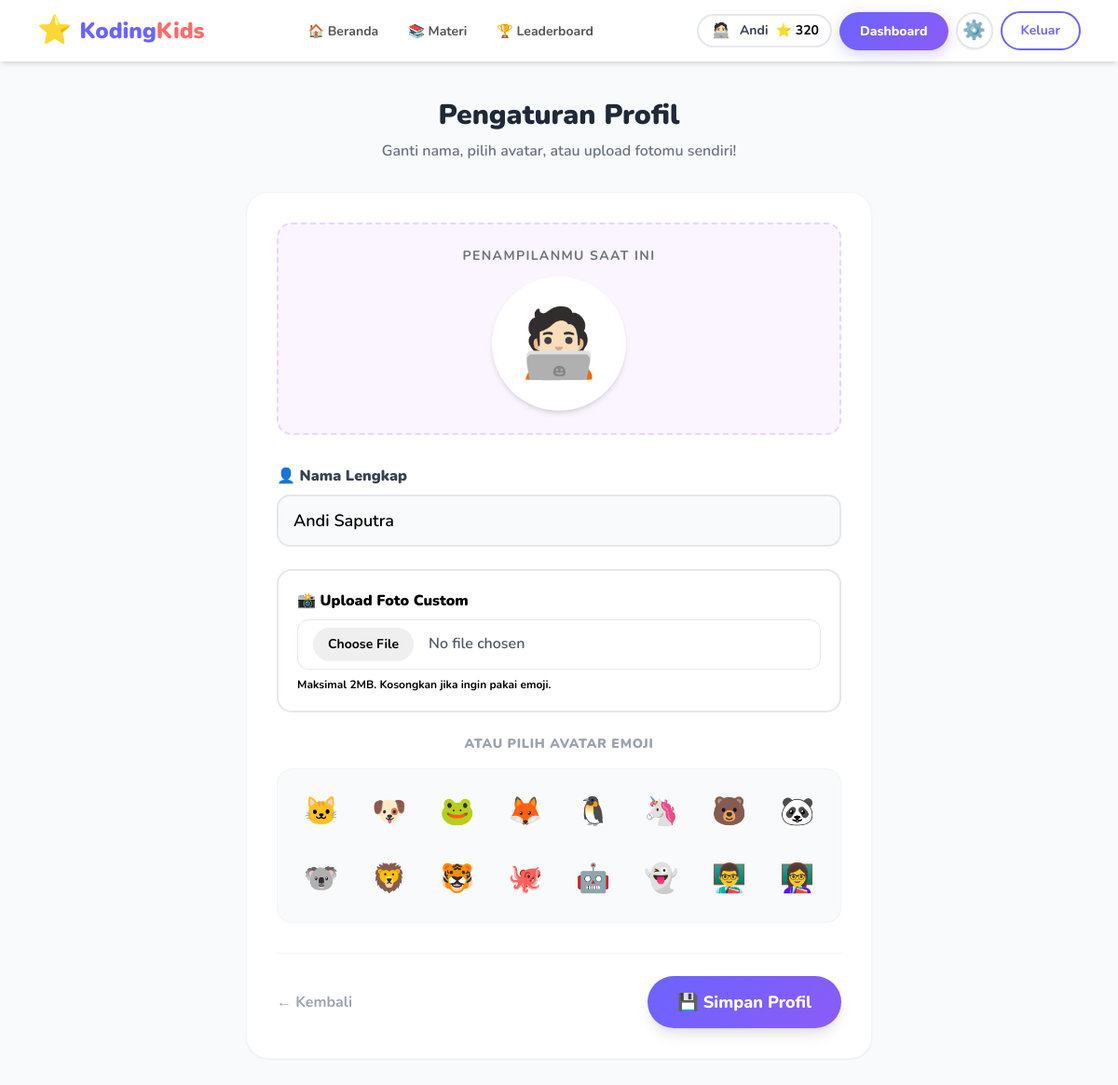
Screenshot of /pages/profile.php (signed in) with the database file from the repository.
### tables this page shows
CREATE TABLE IF NOT EXISTS `users` (
    `id` INT UNSIGNED AUTO_INCREMENT PRIMARY KEY,
    `nama` VARCHAR(100) NOT NULL,
    `username` VARCHAR(50) NOT NULL UNIQUE,
    `email` VARCHAR(100) NOT NULL UNIQUE,
    `password` VARCHAR(255) NOT NULL,
    `avatar` LONGTEXT NOT NULL DEFAULT '🐱',
    `role` ENUM('siswa', 'guru', 'admin') NOT NULL DEFAULT 'siswa',
    `poin` INT NOT NULL DEFAULT 0,
    `created_at` TIMESTAMP NOT NULL DEFAULT CURRENT_TIMESTAMP
);

### config/db.php (called while the page is built, shortened)
<?php
function isLoggedIn() {
    return isset($_SESSION['user_id']);
}
function renderAvatar($avatar, $size = '1em', $fit = 'cover') {
    return $avatar;
}
?>

### pages/profile.php (the view, shortened to what this page needs)
<?php
require_once '../includes/header.php';
$uid = $_SESSION['user_id'];
$avatars = ['🐱','🐶','🐸','🦊','🐧','🦄','🐻','🐼','🐨','🦁','🐯','🐙','🤖','👻','👨‍🏫','👩‍🏫'];
$stmt = $conn->prepare("SELECT * FROM users WHERE id = ?");
$stmt->bind_param("i", $uid);
$stmt->execute();
$user = $stmt->get_result()->fetch_assoc();
?>
<div class="min-h-screen bg-gray-50 py-10 px-4">
    <div class="max-w-2xl mx-auto">
        <div class="text-center mb-8">
            <h1 class="text-3xl font-black text-gray-800">Pengaturan Profil</h1>
            <p class="text-gray-500 font-semibold mt-2">Ganti nama, pilih avatar, atau upload fotomu sendiri!</p>
        </div>
        <div class="bg-white rounded-3xl shadow-sm border border-gray-100 p-8">
            <div class="flex flex-col items-center justify-center mb-8 bg-purple-50 py-6 rounded-2xl border-2 border-dashed border-purple-200">
                <span class="text-gray-500 font-bold mb-3 text-sm uppercase tracking-widest">Penampilanmu Saat Ini</span>
                <div class="text-7xl bg-white rounded-full shadow-md flex items-center justify-center w-36 h-36 overflow-hidden">
                    <?= renderAvatar($user['avatar'], '100%', 'contain') ?>
                </div>
            </div>
            <form method="POST" enctype="multipart/form-data">
                <div class="mb-6">
                    <label class="block font-black text-gray-700 mb-2">👤 Nama Lengkap</label>
                    <input type="text" name="nama" value="<?= htmlspecialchars($user['nama']) ?>" class="form-input text-lg bg-gray-50" required>
                </div>
                <div class="mb-6 p-5 border-2 border-blue-100 bg-blue-50/30 rounded-2xl">
                    <label class="block font-black text-blue-800 mb-2">📸 Upload Foto Custom</label>
                    <input type="file" name="foto_custom" accept="image/png, image/jpeg, image/gif" class="w-full bg-white border border-blue-200 rounded-xl px-4 py-2 font-semibold text-gray-600 file:mr-4 file:py-2 file:px-4 file:rounded-full file:border-0 file:text-sm file:font-bold file:bg-blue-100 file:text-blue-700 hover:file:bg-blue-200 cursor-pointer">
                    <p class="text-xs text-blue-500 font-bold mt-2">Maksimal 2MB. Kosongkan jika ingin pakai emoji.</p>
                </div>
                <div class="mb-8">
                    <label class="block font-black text-center text-sm uppercase tracking-wider text-gray-400 mb-4">Atau Pilih Avatar Emoji</label>
                    <div class="grid grid-cols-4 sm:grid-cols-8 gap-3 bg-gray-50 p-4 rounded-2xl border border-gray-100">
                        <?php foreach ($avatars as $av): ?>
                        <label class="cursor-pointer">
                            <div class="text-3xl text-center p-2 rounded-xl border-4 border-transparent peer-checked:border-primary peer-checked:bg-purple-50 hover:bg-gray-200 transition-all peer-checked:scale-110">
                                <?= $av ?>
                            </div>
                        </label>
                        <?php endforeach; ?>
                    </div>
                </div>
                <div class="flex flex-col sm:flex-row gap-4 items-center justify-between pt-6 border-t border-gray-100">
                    <a href="<?= ($_SESSION['user_role'] === 'admin') ? 'guru.php' : 'dashboard.php' ?>" class="text-gray-400 font-bold hover:text-gray-800 order-2 sm:order-1">← Kembali</a>
                    <button type="submit" class="btn-primary px-8 py-3.5 text-lg w-full sm:w-auto order-1 sm:order-2 shadow-lg hover:scale-105 transition-transform flex items-center justify-center gap-2">
                        💾 Simpan Profil
                    </button>
                </div>
            </form>
        </div>
    </div>
</div>
<?php require_once '../includes/footer.php'; ?>

### includes/header.php (shortened to what this page needs)
<?php
require_once __DIR__ . '/../config/db.php';
$current_page = basename($_SERVER['PHP_SELF']);
$root_prefix = (strpos($_SERVER['PHP_SELF'], '/pages/') !== false) ? '../' : '';
$user_poin = 0;
$user_nama = '';
$user_avatar = '🐱';
if (isLoggedIn()) {
    $uid = $_SESSION['user_id'];
    $user_data = $conn->query("SELECT nama, poin, avatar FROM users WHERE id = $uid")->fetch_assoc();
    $user_poin = $user_data['poin'];
    $user_nama = $user_data['nama'];
    $user_avatar = renderAvatar($user_data['avatar']);
}
?>
<!DOCTYPE html>
<html lang="id">
<head>
    <script src="https://cdn.tailwindcss.com"></script>
    <link rel="stylesheet" href="https://cdnjs.cloudflare.com/ajax/libs/animate.css/4.1.1/animate.min.css"/>
    <link rel="stylesheet" href="<?= $root_prefix ?>assets/css/style.css">
</head>
<body class="font-nunito bg-gray-50 min-h-screen">
<nav class="bg-white shadow-md sticky top-0 z-50">
    <div class="max-w-6xl mx-auto px-4 py-3 flex items-center justify-between">
        <a href="<?= $root_prefix ?>index.php" class="flex items-center gap-2 text-primary font-black text-2xl hover:scale-105 transition-transform">
            <span class="text-3xl animate-bounce-slow">⭐</span>
            <span>Koding<span class="text-accent">Kids</span></span>
        </a>
        <div class="hidden md:flex items-center gap-1">
            <a href="<?= $root_prefix ?>index.php"
               class="nav-link <?= $current_page == 'index.php' ? 'nav-active' : '' ?>">🏠 Beranda</a>
            <a href="<?= $root_prefix ?>pages/materi.php"
               class="nav-link <?= $current_page == 'materi.php' ? 'nav-active' : '' ?>">📚 Materi</a>
            <a href="<?= $root_prefix ?>pages/leaderboard.php"
               class="nav-link <?= $current_page == 'leaderboard.php' ? 'nav-active' : '' ?>">🏆 Leaderboard</a>
        </div>
        <div class="flex items-center gap-2">
            <?php if (isLoggedIn()): ?>
                <?php if (in_array(strtolower((string) ($_SESSION['user_role'] ?? '')), ['guru', 'admin'], true)): ?>
                    <div class="flex items-center gap-2 bg-gray-100 border-2 border-gray-300 rounded-full px-3 py-1">
                        <span class="text-xl">👨‍🏫</span>
                        <span class="text-sm font-bold text-gray-700 hidden sm:block">Admin</span>
                    </div>
                <?php else: ?>
                    <div class="flex items-center gap-2 bg-yellow-50 border-2 border-yellow-300 rounded-full px-3 py-1">
                        <span class="w-6 h-6 rounded-full overflow-hidden inline-flex items-center justify-center flex-shrink-0"><?= $user_avatar ?></span>
                        <span class="text-sm font-bold text-gray-700 hidden sm:block"><?= htmlspecialchars(explode(' ', $user_nama)[0]) ?></span>
                        <span class="text-sm font-bold text-yellow-600">⭐ <?= $user_poin ?></span>
                    </div>
                <?php endif; ?>
                <a href="<?= $root_prefix ?>pages/<?= in_array(strtolower((string) ($_SESSION['user_role'] ?? '')), ['guru', 'admin'], true) ? 'guru.php' : 'dashboard.php' ?>"
                   class="btn-primary hidden sm:block"><?= in_array(strtolower((string) ($_SESSION['user_role'] ?? '')), ['guru', 'admin'], true) ? 'Panel Guru' : 'Dashboard' ?></a>
                <a href="<?= $root_prefix ?>pages/profile.php"
                   class="bg-white border-2 border-gray-200 hover:bg-gray-100 hover:border-gray-300 text-xl rounded-full w-10 h-10 flex items-center justify-center transition-all shadow-sm" title="Edit Profil">⚙️</a>
                <a href="<?= $root_prefix ?>pages/logout.php"
                   class="btn-outline text-sm">Keluar</a>
            <?php endif; ?>
        </div>
    </div>
</nav>

### assets/css/style.css (style rules this page uses)
* { box-sizing: border-box; }
body { font-family: 'Nunito', sans-serif; }
.nav-link { padding: 8px 14px; border-radius: 12px; font-weight: 700; font-size: 14px; color: #555; transition: all 0.2s; text-decoration: none; }
.btn-primary { background: linear-gradient(135deg, #6C63FF, #8B5CF6); color: white; padding: 10px 22px; border-radius: 50px; font-weight: 800; font-size: 14px; text-decoration: none; display: inline-block; transition: all 0.2s; border: none; cursor: pointer; box-shadow: 0 4px 15px rgba(108,99,255,0.3); }
.btn-outline { background: white; color: #6C63FF; padding: 9px 20px; border-radius: 50px; font-weight: 700; font-size: 14px; text-decoration: none; display: inline-block; transition: all 0.2s; border: 2px solid #6C63FF; cursor: pointer; }
.animate-bounce-slow { animation: bounce-slow 2s ease-in-out infinite; }
.form-input { width: 100%; padding: 12px 16px; border: 2px solid #e5e7eb; border-radius: 14px; font-family: 'Nunito', sans-serif; font-size: 15px; font-weight: 600; transition: all 0.2s; outline: none; }

### rows the page displays
users: avatar "🧑🏻‍💻", nama "Andi", poin "320", nama "Andi Saputra"

### other values shown
$av "🐱"
$av "🐶"
$av "🐸"
$av "🦊"
$av "🐧"
$av "🦄"
$av "🐻"
$av "🐼"
$av "🐨"
$av "🦁"
$av "🐯"
$av "🐙"
$av "🤖"
$av "👻"
$av "👨‍🏫"
